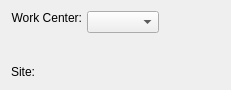
<?xml version="1.0" encoding="UTF-8"?>
<ui version="4.0">
 <comment>This file is part of the xtmfg Package for xTuple ERP,
and is Copyright (c) 1999-2014 by OpenMFG LLC, d/b/a xTuple.  It
is licensed to you under the xTuple End-User License Agreement (&quot;the
EULA&quot;), the full text of which is available at www.xtuple.com/EULA.
While the EULA gives you access to source code and encourages your
involvement in the development process, this Package is not free
software.  By using this software, you agree to be bound by the
terms of the EULA.</comment>
 <class>dspStandardOperationsByWorkCenter</class>
 <widget class="QWidget" name="dspStandardOperationsByWorkCenter">
  <property name="geometry">
   <rect>
    <x>0</x>
    <y>0</y>
    <width>231</width>
    <height>90</height>
   </rect>
  </property>
  <property name="windowTitle">
   <string>Standard Operations by Work Center</string>
  </property>
  <layout class="QHBoxLayout" name="horizontalLayout">
   <item>
    <layout class="QVBoxLayout">
     <property name="spacing">
      <number>5</number>
     </property>
     <item>
      <layout class="QHBoxLayout">
       <property name="spacing">
        <number>5</number>
       </property>
       <item>
        <layout class="QVBoxLayout">
         <property name="spacing">
          <number>0</number>
         </property>
         <item>
          <widget class="QLabel" name="_workCenterLit">
           <property name="text">
            <string>Work Center:</string>
           </property>
           <property name="alignment">
            <set>Qt::AlignRight|Qt::AlignTrailing|Qt::AlignVCenter</set>
           </property>
          </widget>
         </item>
         <item>
          <spacer>
           <property name="orientation">
            <enum>Qt::Vertical</enum>
           </property>
           <property name="sizeType">
            <enum>QSizePolicy::Expanding</enum>
           </property>
           <property name="sizeHint" stdset="0">
            <size>
             <width>20</width>
             <height>0</height>
            </size>
           </property>
          </spacer>
         </item>
        </layout>
       </item>
       <item>
        <layout class="QVBoxLayout">
         <property name="spacing">
          <number>0</number>
         </property>
         <item>
          <widget class="XComboBox" name="_wrkcnt">
           <property name="sizePolicy">
            <sizepolicy hsizetype="Expanding" vsizetype="Fixed">
             <horstretch>0</horstretch>
             <verstretch>0</verstretch>
            </sizepolicy>
           </property>
           <property name="type">
            <enum>XComboBox::WorkCentersActive</enum>
           </property>
          </widget>
         </item>
         <item>
          <widget class="QLabel" name="_description">
           <property name="text">
            <string/>
           </property>
           <property name="alignment">
            <set>Qt::AlignVCenter</set>
           </property>
          </widget>
         </item>
        </layout>
       </item>
      </layout>
     </item>
     <item>
      <layout class="QHBoxLayout">
       <property name="spacing">
        <number>5</number>
       </property>
       <item>
        <widget class="QLabel" name="_warehouseLit">
         <property name="text">
          <string>Site:</string>
         </property>
         <property name="alignment">
          <set>Qt::AlignRight|Qt::AlignTrailing|Qt::AlignVCenter</set>
         </property>
        </widget>
       </item>
       <item>
        <widget class="QLabel" name="_warehouse">
         <property name="sizePolicy">
          <sizepolicy hsizetype="Expanding" vsizetype="Preferred">
           <horstretch>0</horstretch>
           <verstretch>0</verstretch>
          </sizepolicy>
         </property>
        </widget>
       </item>
      </layout>
     </item>
    </layout>
   </item>
   <item>
    <spacer>
     <property name="orientation">
      <enum>Qt::Horizontal</enum>
     </property>
     <property name="sizeType">
      <enum>QSizePolicy::Expanding</enum>
     </property>
     <property name="sizeHint" stdset="0">
      <size>
       <width>12</width>
       <height>20</height>
      </size>
     </property>
    </spacer>
   </item>
  </layout>
 </widget>
 <layoutdefault spacing="6" margin="11"/>
 <pixmapfunction>qPixmapFromMimeSource</pixmapfunction>
 <customwidgets>
  <customwidget>
   <class>XComboBox</class>
   <extends>QComboBox</extends>
   <header>xcombobox.h</header>
  </customwidget>
 </customwidgets>
 <tabstops>
  <tabstop>_wrkcnt</tabstop>
 </tabstops>
 <resources/>
 <connections/>
</ui>
